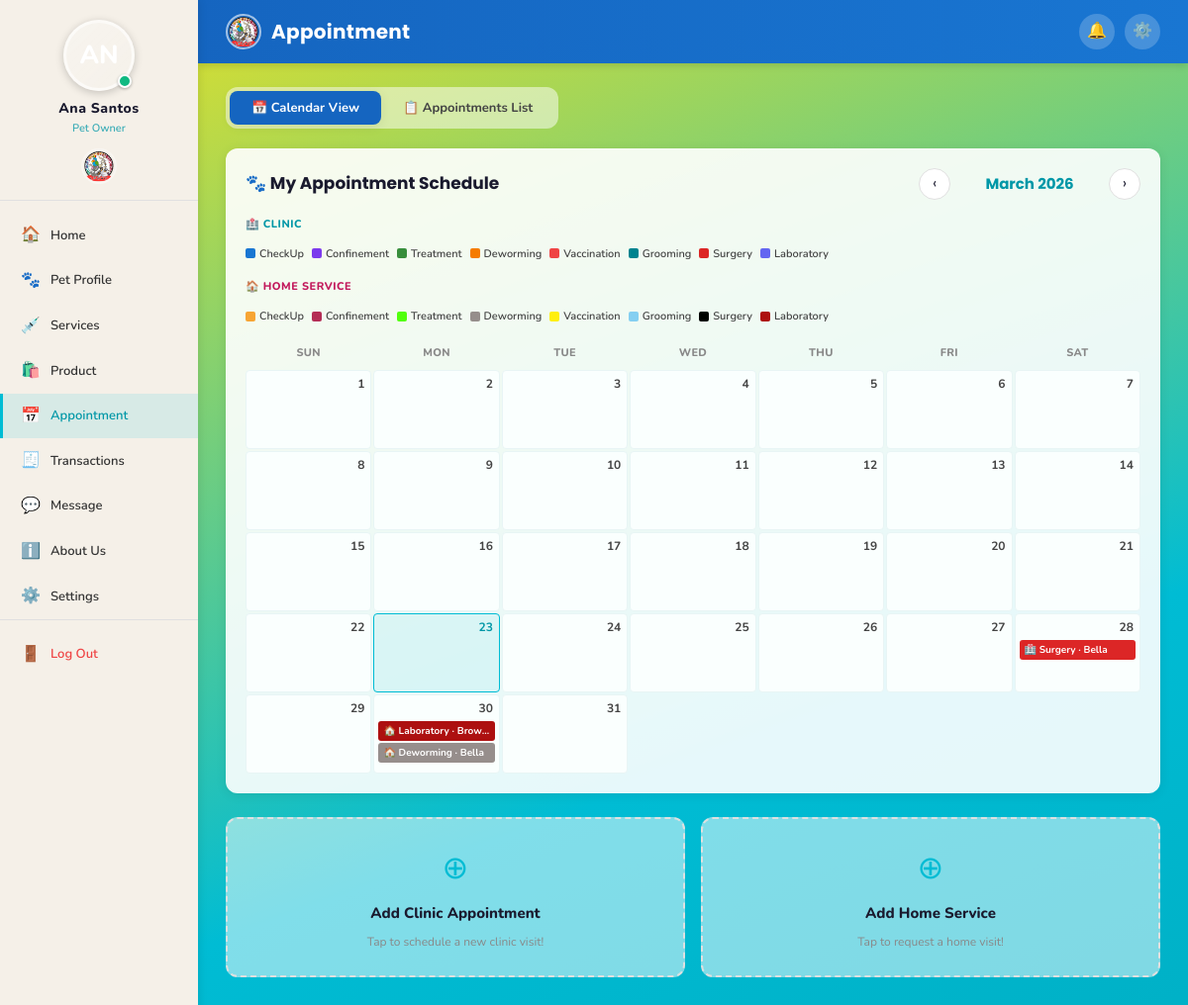
The app's page /user/appointments.php (signed in), older data.
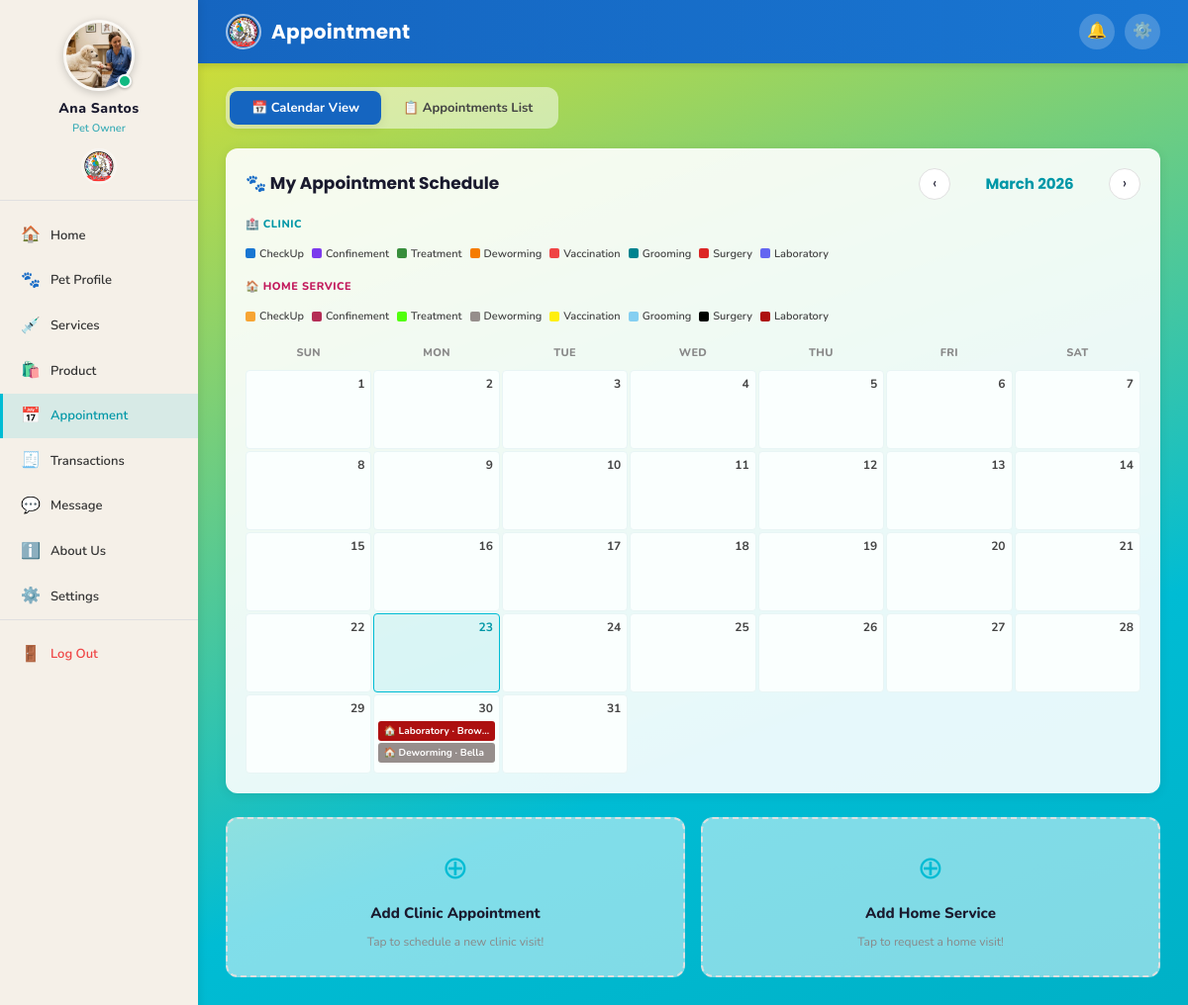
The same page, newer data.
### tables this page shows
CREATE TABLE `appointments` (
  `id` int(11) NOT NULL,
  `user_id` int(11) NOT NULL,
  `pet_id` int(11) DEFAULT NULL,
  `service_id` int(11) DEFAULT NULL,
  `appointment_type` enum('clinic','home_service') DEFAULT 'clinic',
  `appointment_date` date NOT NULL,
  `appointment_time` time NOT NULL,
  `address` varchar(255) DEFAULT NULL,
  `contact` varchar(20) DEFAULT NULL,
  `status` enum('pending','confirmed','completed','cancelled') DEFAULT 'pending',
  `notes` text DEFAULT NULL,
  `created_at` timestamp NOT NULL DEFAULT current_timestamp(),
  `cancellation_reason` varchar(255) DEFAULT NULL
);

CREATE TABLE `services` (
  `id` int(11) NOT NULL,
  `name` varchar(150) NOT NULL,
  `description` text DEFAULT NULL,
  `price_min` decimal(10,2) DEFAULT 0.00,
  `price_max` decimal(10,2) DEFAULT 0.00,
  `category` varchar(100) DEFAULT NULL,
  `status` enum('available','not_available') DEFAULT 'available',
  `image` varchar(255) DEFAULT NULL,
  `created_at` timestamp NOT NULL DEFAULT current_timestamp()
);

CREATE TABLE `pets` (
  `id` int(11) NOT NULL,
  `user_id` int(11) NOT NULL,
  `name` varchar(100) NOT NULL,
  `species` enum('dog','cat','other') NOT NULL,
  `breed` varchar(100) DEFAULT NULL,
  `date_of_birth` date DEFAULT NULL,
  `age` varchar(20) DEFAULT NULL,
  `gender` enum('male','female') NOT NULL,
  `weight` decimal(5,2) DEFAULT NULL,
  `color` varchar(100) DEFAULT NULL,
  `photo` varchar(255) DEFAULT NULL,
  `status` enum('active','inactive') DEFAULT 'active',
  `created_at` timestamp NOT NULL DEFAULT current_timestamp()
);

CREATE TABLE `users` (
  `id` int(11) NOT NULL,
  `name` varchar(100) NOT NULL,
  `address` varchar(255) DEFAULT NULL,
  `contact_no` varchar(20) DEFAULT NULL,
  `email` varchar(100) NOT NULL,
  `password` varchar(255) NOT NULL,
  `profile_picture` varchar(255) DEFAULT NULL,
  `gender` enum('male','female') DEFAULT 'female',
  `role` enum('user','admin','staff') DEFAULT 'user',
  `position` varchar(100) DEFAULT NULL,
  `status` enum('active','inactive') DEFAULT 'active',
  `created_at` timestamp NOT NULL DEFAULT current_timestamp(),
  `updated_at` timestamp NOT NULL DEFAULT current_timestamp() ON UPDATE current_timestamp()
);

### includes/db.php (called while the page is built, shortened)
<?php
function getRow($conn, $sql) {
    $result = mysqli_query($conn, $sql);
    if ($result && mysqli_num_rows($result) > 0) {
        return mysqli_fetch_assoc($result);
    }
    return null;
}
function getRows($conn, $sql) {
    $result = mysqli_query($conn, $sql);
    $rows = [];
    if ($result && mysqli_num_rows($result) > 0) {
        while ($row = mysqli_fetch_assoc($result)) {
            $rows[] = $row;
        }
    }
    return $rows;
}
?>

### user/appointments.php (the view, shortened to what the changed rows need)
<?php
require_once '../includes/auth.php';
$user_id = (int)$_SESSION['user_id'];
$month = isset($_GET['month']) ? (int)$_GET['month'] : (int)date('n');
$year  = isset($_GET['year'])  ? (int)$_GET['year']  : (int)date('Y');
$svc_colors = [
    'CheckUp'      => '#1976d2',
    'Confinement'  => '#7c3aed',
    'Treatment'    => '#388e3c',
    'Deworming'    => '#f57c00',
    'Vaccination'  => '#ef4444',
    'Grooming'     => '#00838f',
    'Surgery'      => '#dc2626',
    'Laboratory'   => '#6366f1',
];
$home_svc_colors = [
    'CheckUp'      => '#f7a534',
    'Confinement'  => '#b42d56',
    'Treatment'    => '#51ff0c',
    'Deworming'    => '#968e8c',
    'Vaccination'  => '#ffef0e',
    'Grooming'     => '#85cff1',
    'Surgery'      => '#000000',
    'Laboratory'   => '#ad1010',
];
$db_services = getRows($conn, "SELECT name FROM services");
$svc_name_map      = [];
$home_svc_name_map = [];
foreach ($db_services as $sv) {
    $db_name = $sv['name'];
    $matched_clinic = false;
    foreach ($svc_colors as $key => $color) {
        if (strtolower($db_name) === strtolower($key)) {
            $svc_name_map[$db_name] = $color;
            $matched_clinic = true;
            break;
        }
    }
    if (!$matched_clinic) {
        $svc_name_map[$db_name] = '#607d8b';
    }
    $matched_home = false;
    foreach ($home_svc_colors as $key => $color) {
        if (strtolower($db_name) === strtolower($key)) {
            $home_svc_name_map[$db_name] = $color;
            $matched_home = true;
            break;
        }
    }
    if (!$matched_home) {
        $home_svc_name_map[$db_name] = '#8b2f68';
    }
}
$svc_colors      = $svc_name_map;
$home_svc_colors = $home_svc_name_map;
$days_in_month = cal_days_in_month(CAL_GREGORIAN,$month,$year);
$first_dow     = (int)date('w',mktime(0,0,0,$month,1,$year));
$cal_appts = getRows($conn,
    "SELECT a.*,p.name AS pet_name,s.name AS svc_name FROM appointments a
     LEFT JOIN pets p ON a.pet_id=p.id LEFT JOIN services s ON a.service_id=s.id
     WHERE a.user_id=$user_id AND MONTH(a.appointment_date)=$month AND YEAR(a.appointment_date)=$year
     AND a.status NOT IN ('cancelled','completed')
     ORDER BY a.appointment_date ASC,a.appointment_time ASC");
$cal_by_day = [];
foreach ($cal_appts as $ca) {
    $day = (int)date('j', strtotime($ca['appointment_date']));
    if ($ca['appointment_type'] === 'home_service') {
        $hpets = getRows($conn,
            "SELECT hsp.pet_name, hsp.species, s.name AS service_name, s.id AS service_id
             FROM home_service_pets hsp
             LEFT JOIN services s ON hsp.service_id = s.id
             WHERE hsp.appointment_id = {$ca['id']}");
        if (!empty($hpets)) {
            foreach ($hpets as $hp) {
                $event              = $ca;
                $event['pet_name']  = $hp['pet_name'];
                $event['svc_name']  = $hp['service_name'] ?? 'Home Service';
                $event['is_home']   = true;
                $event['home_pets'] = $hpets;
                $event['home_svc_label'] = $hp['service_name'] ?? 'Home Service';
                $cal_by_day[$day][] = $event;
            }
        } else {
            $ca['is_home']        = true;
            $ca['home_pets']      = [];
            $ca['home_svc_label'] = 'Home Service';
            $cal_by_day[$day][]   = $ca;
        }
    } else {
        $ca['is_home'] = false;
        $cal_by_day[$day][] = $ca;
    }
}
?>
<!DOCTYPE html>
<html lang="en">
<head>
    <link rel="stylesheet" href="../assets/css/style.css">
</head>
<body>
<div class="app-wrapper">
    <?php include '../includes/sidebar_user.php'; ?>
    <div class="main-content">
        <div class="page-body">
            <div id="view-calendar">
                <div class="calendar-wrap">
                    <div class="cal-legend">
                        <div style="width:100%;font-size:11px;font-weight:800;color:var(--teal-dark);
                                    text-transform:uppercase;letter-spacing:0.5px;margin-bottom:4px;">
                            🏥 Clinic
                        </div>
                        <?php foreach($svc_colors as $svc=>$color): if($svc==='Home Service') continue; ?>
                            <div class="cal-legend-item">
                                <div class="cal-legend-dot" style="background:<?= $color ?>"></div>
                                <?= htmlspecialchars($svc) ?>
                            </div>
                        <?php endforeach; ?>
                        <div style="width:100%;font-size:11px;font-weight:800;color:#c2185b;
                                    text-transform:uppercase;letter-spacing:0.5px;margin:8px 0 4px;">
                            🏠 Home Service
                        </div>
                        <?php foreach($home_svc_colors as $svc=>$color): if($svc==='Home Service') continue; ?>
                            <div class="cal-legend-item">
                                <div class="cal-legend-dot" style="background:<?= $color ?>"></div>
                                <?= htmlspecialchars($svc) ?>
                            </div>
                        <?php endforeach; ?>
                        <div class="cal-legend-item">
                            <div class="cal-legend-dot"></div>
                        </div>
                    </div>
                    <div class="cal-grid">
                        <?php foreach(['Sun','Mon','Tue','Wed','Thu','Fri','Sat'] as $dh): ?>
                            <div class="cal-day-header"><?= $dh ?></div>
                        <?php endforeach; ?>
                        <?php
                        $td=(int)date('j');$tm=(int)date('m');$ty=(int)date('Y');
                        for($d=1;$d<=$days_in_month;$d++):
                            $is_today=($d===$td&&$month===$tm&&$year===$ty);
                            $events=$cal_by_day[$d]??[];$show_max=5;
                        ?>
                            <div class="cal-cell <?= $is_today?'today':'' ?>">
                                <div class="cal-day-num"><?= $d ?></div>
                                <?php foreach(array_slice($events,0,$show_max) as $ev):
                                    $is_home   = !empty($ev['is_home']);
                                    $color_map = $is_home ? $home_svc_colors : $svc_colors;
                                    $svc_key   = $ev['svc_name'] ?? '';
                                    $ec        = $color_map[$svc_key] ?? ($is_home ? '#8b2f68' : '#607d8b');
                                    $pet_label = $ev['pet_name'] ?: ($is_home ? 'Home' : '?');
                                    $svc_label = $ev['svc_name'] ?: ($is_home ? 'Home Service' : 'Appointment');
                                    $icon      = $is_home ? '🏠' : '🏥';
                                ?>
                                    <div class="cal-event" style="background:<?= $ec ?>;"
                                         onclick="openApptModal(<?= htmlspecialchars(json_encode($ev),ENT_QUOTES) ?>)"
                                         title="<?= htmlspecialchars($icon.' '.$pet_label.' — '.$svc_label) ?>">
                                        <?= $icon ?> <?= htmlspecialchars($svc_label) ?> · <?= htmlspecialchars($pet_label) ?>
                                    </div>
                                <?php endforeach; ?>
                            </div>
                        <?php endfor; ?>
                        <?php $trailing=(7-(($first_dow+$days_in_month)%7))%7;for($t=0;$t<$trailing;$t++): ?>
                            <div class="cal-cell empty"></div>
                        <?php endfor; ?>
                    </div>
                </div>
            </div>
        </div>
    </div>
</div>
</body>
</html>

### includes/sidebar_user.php (shortened to what the changed rows need)
<?php
$current_page = basename($_SERVER['PHP_SELF']);
$user_data     = getRow($conn, "SELECT name, profile_picture, gender FROM users WHERE id=" . (int)$_SESSION['user_id']);
$user_name     = $user_data['name']            ?? ($_SESSION['user_name'] ?? 'Pet Owner');
$user_gender   = $user_data['gender']          ?? 'female';
$user_pic      = $user_data['profile_picture'] ?? '';
$_avatar_disk_base = dirname(__DIR__) . '/assets/images/avatars/';
$_avatar_web_base  = '../assets/images/avatars/';
$_avatar_default   = $user_gender === 'male' ? 'boy_profile.jpg' : 'girl_profile.jpg';
if (!empty($user_pic) && file_exists($_avatar_disk_base . $user_pic)) {
    $avatar_src  = $_avatar_web_base . htmlspecialchars($user_pic);
    $avatar_show = true;
} elseif (file_exists($_avatar_disk_base . $_avatar_default)) {
    $avatar_src  = $_avatar_web_base . $_avatar_default;
    $avatar_show = true;
} else {
    $avatar_src  = '';
    $avatar_show = false;
}
$nav_items = [
    ['Home',         'dashboard.php',    '🏠'],
    ['Pet Profile',  'pet_profile.php',  '🐾'],
    ['Services',     'services.php',     '💉'],
    ['Product',      'products.php',     '🛍️'],
    ['Appointment',  'appointments.php', '📅'],
    ['Transactions', 'transactions.php', '🧾'],
    ['Message',      'messages.php',     '💬'],
    ['About Us',     'about.php',        'ℹ️'],
    ['Settings',     'settings.php',     '⚙️'],
];
?>
<aside class="sidebar">
    <a href="profile.php" class="sidebar-logo"
       style="flex-direction:column; align-items:center; padding:20px 16px 16px; gap:10px;
              text-decoration:none; cursor:pointer; transition:var(--transition);"
       onmouseover="this.style.background='rgba(0,0,0,0.05)'"
       onmouseout="this.style.background='transparent'">
        <div style="position:relative; width:72px; height:72px; flex-shrink:0;">
            <?php if ($avatar_show): ?>
                <img src="<?= $avatar_src ?>"
                     alt="<?= htmlspecialchars($user_name) ?>"
                     id="sidebarUserAvatar"
                     style="width:72px; height:72px; border-radius:50%; object-fit:cover;
                            border:3px solid rgba(255,255,255,0.6);
                            box-shadow:0 2px 8px rgba(0,0,0,0.2);"
                     onerror="this.style.display='none'; document.getElementById('sidebarUserInitials').style.display='flex';">
            <?php endif; ?>
            <span style="position:absolute; bottom:3px; right:3px;
                         width:14px; height:14px; border-radius:50%;
                         background:#10b981; border:2px solid #fff;
                         box-shadow:0 1px 3px rgba(0,0,0,0.3);">
            </span>
        </div>
        <div style="text-align:center;">
            <div class="username" style="font-size:14px; font-weight:800; letter-spacing:0.5px;">
                <?= htmlspecialchars($user_name) ?>
            </div>
            <div class="role" style="font-size:11px; opacity:0.75; margin-top:2px;">
                Pet Owner
            </div>
        </div>
    </a>
    <nav class="sidebar-nav">
        <?php foreach ($nav_items as $item): ?>
            <?php
                $is_active = ($current_page === $item[1]) ? 'active' : '';
            ?>
            <a href="<?= $item[1] ?>" class="<?= $is_active ?>">
                <span class="nav-icon"><?= $item[2] ?></span>
                <span><?= $item[0] ?></span>
            </a>
        <?php endforeach; ?>
    </nav>
</aside>

Row changes from the older to the newer data that the page shows:
removed appointments: icon "🏥", service.name "Surgery", pet.name "Bella"
changed users "Ana Santos": profile_picture: picture added; profile_picture "avatar_2_1774240054.png" → "avatar_2_1774249991.jpg" (drawn)
